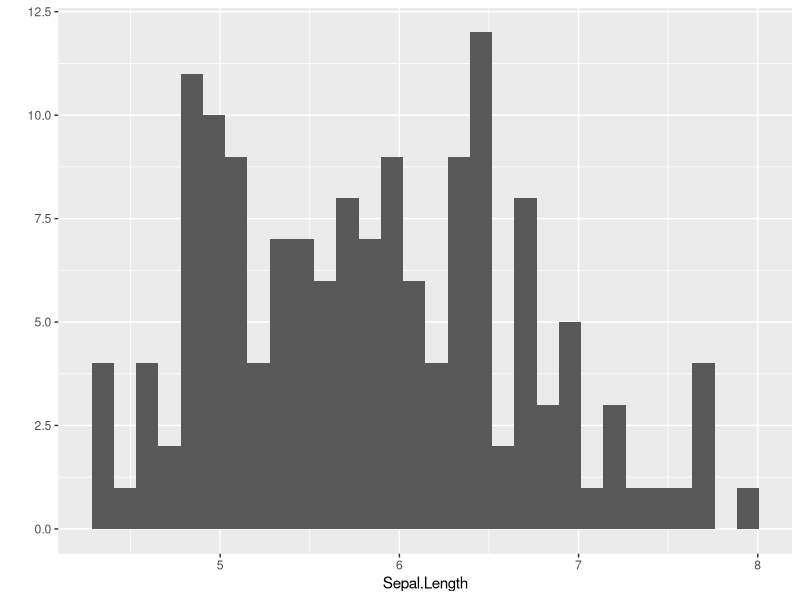
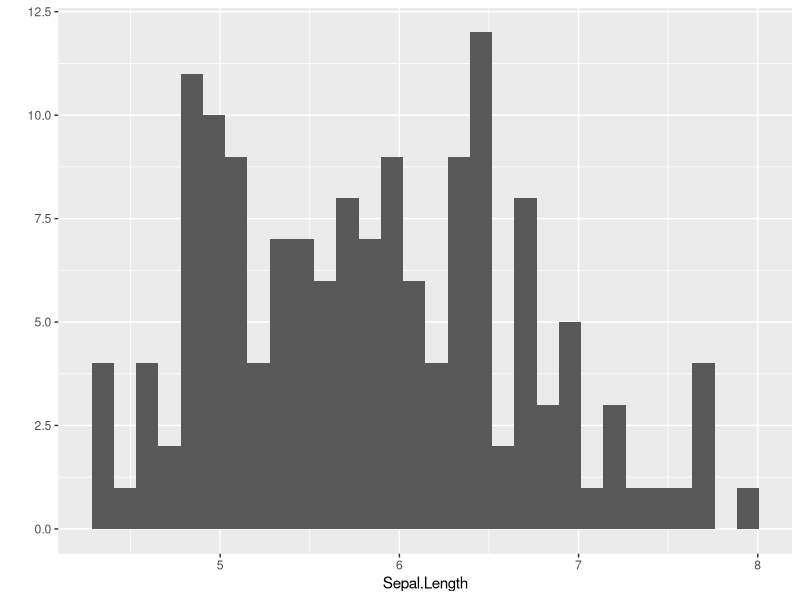
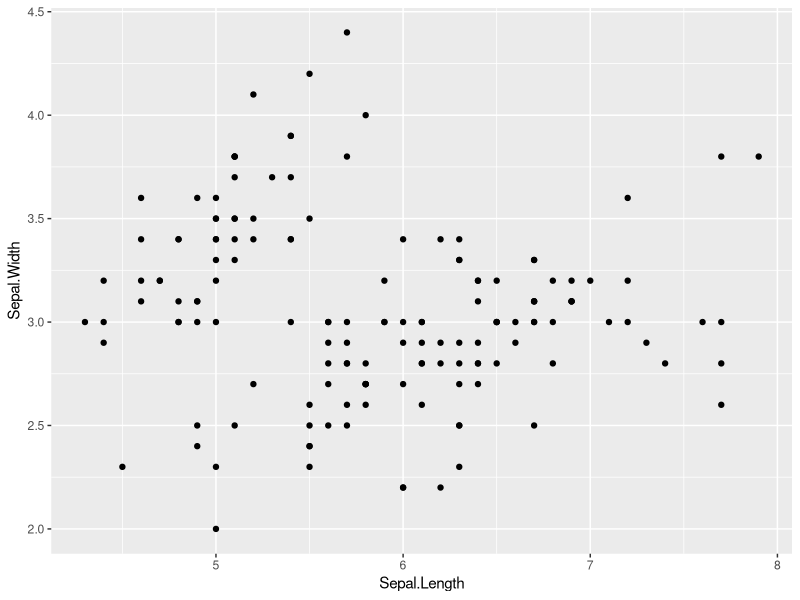
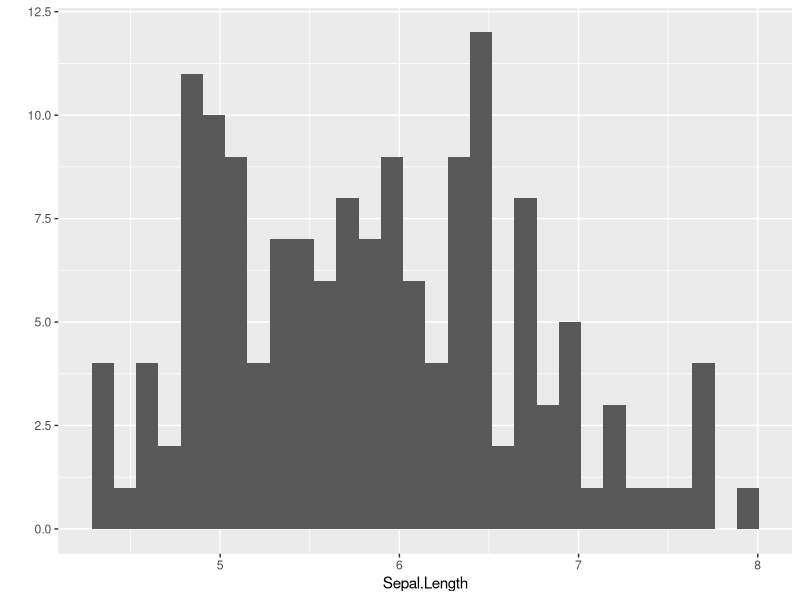

These charts were generated, in order, by the following R code:
## ---- chunk 1
library(tidyverse)
## ---- chunk 2
ggplot2::qplot(x = Sepal.Length, data = iris)
## ---- chunk 3
#| echo: true
ggplot2::qplot(x = Sepal.Length, data = iris)
## ---- chunk 4
#| echo: fenced
#| code-line-numbers: "3,5-6"
iris |>
  ggplot() +
  geom_point(
    mapping = aes(
      x = Sepal.Length,
      y = Sepal.Width
    )
  )
## ---- chunk 5
#| echo: fenced
#| output-location: column
ggplot2::qplot(
  x = Sepal.Length, 
  data = iris
  )
